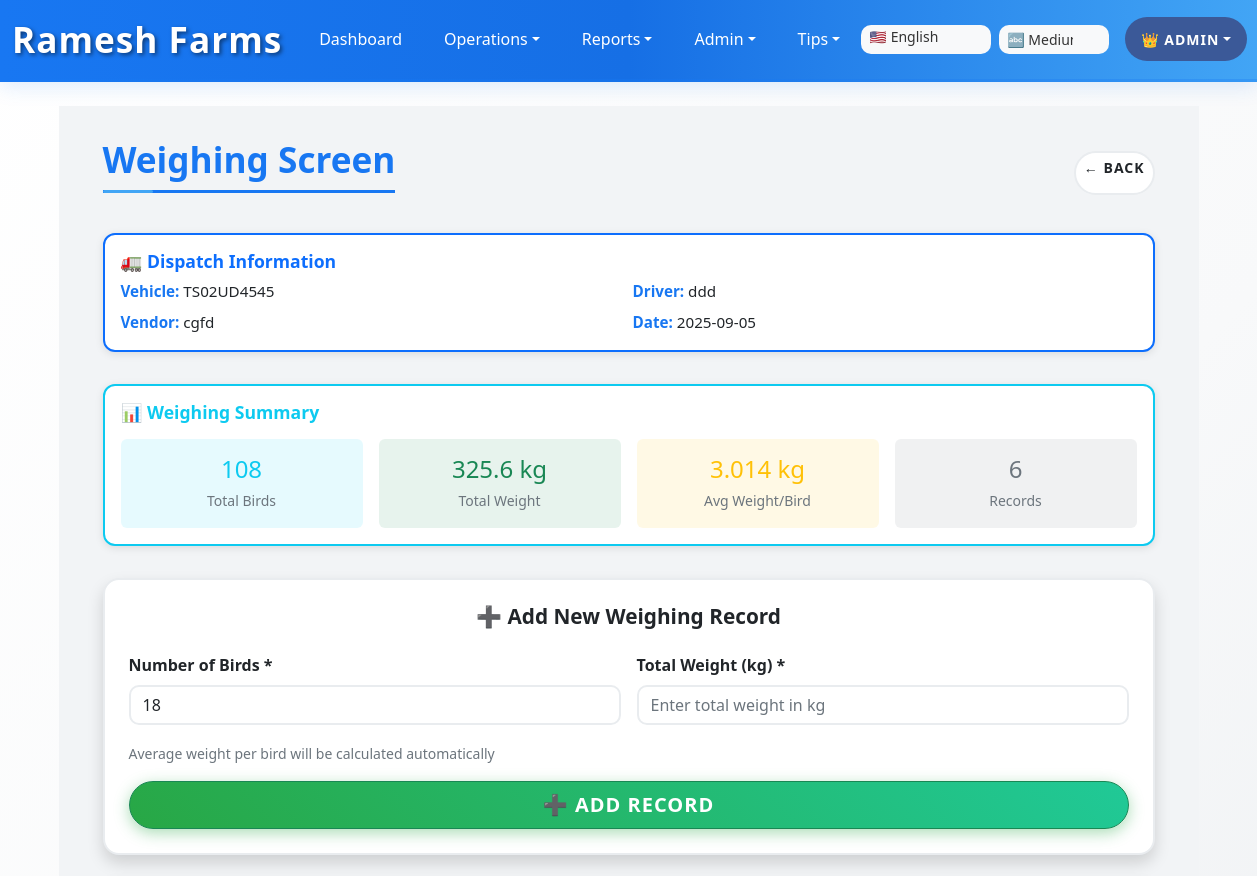
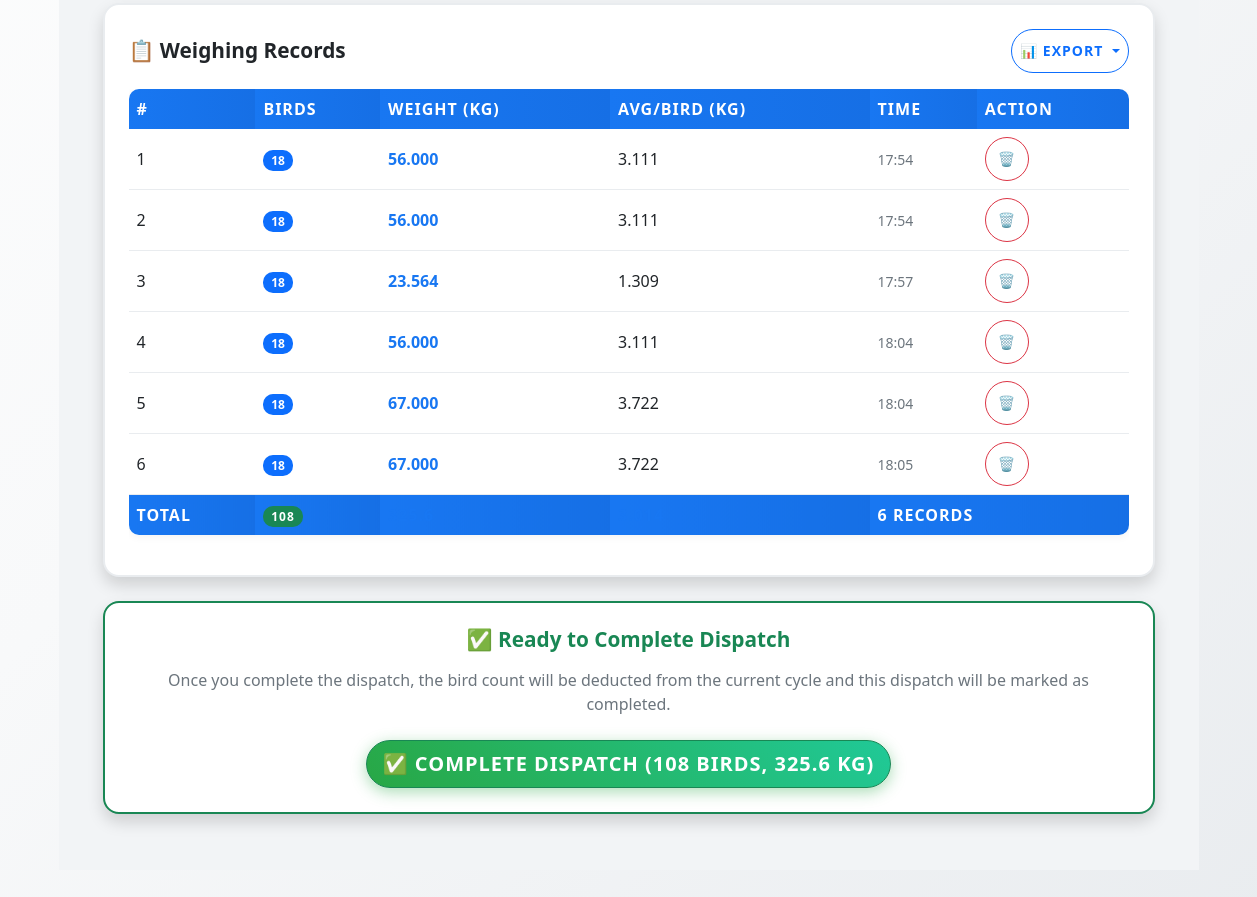
/weighing_screen/2 (signed in), run on the app's committed database (2 pictures, top to bottom).
### app.py (models this page shows)
class BirdDispatch(db.Model):
    id = db.Column(db.Integer, primary_key=True)
    cycle_id = db.Column(db.Integer, nullable=False)
    vehicle_no = db.Column(db.String(50), nullable=False)
    driver_name = db.Column(db.String(120), nullable=False)
    dispatch_date = db.Column(db.String(20), nullable=False)
    dispatch_time = db.Column(db.String(20), nullable=False)
    vendor_name = db.Column(db.String(120))
    total_birds = db.Column(db.Integer, default=0)
    total_weight = db.Column(db.Float, default=0.0)  # kg
    avg_weight_per_bird = db.Column(db.Float, default=0.0)  # kg
    notes = db.Column(db.String(500))
    status = db.Column(db.String(20), default='active')  # 'active', 'completed'
    dispatch_ext1 = db.Column(db.String(500), nullable=True)  # For bird dispatch screen extensions
    dispatch_ext2 = db.Column(db.String(500), nullable=True)
    dispatch_ext3 = db.Column(db.Float, nullable=True)
    dispatch_ext4 = db.Column(db.Float, nullable=True)

class WeighingRecord(db.Model):
    id = db.Column(db.Integer, primary_key=True)
    dispatch_id = db.Column(db.Integer, nullable=False)
    serial_no = db.Column(db.Integer, nullable=False)
    no_of_birds = db.Column(db.Integer, nullable=False)
    weight = db.Column(db.Float, nullable=False)  # kg
    avg_weight_per_bird = db.Column(db.Float, default=0.0)  # kg
    timestamp = db.Column(db.String(20), nullable=False)
    weighing_ext1 = db.Column(db.String(500), nullable=True)  # For weighing screen extensions
    weighing_ext2 = db.Column(db.String(500), nullable=True)
    weighing_ext3 = db.Column(db.Float, nullable=True)
    weighing_ext4 = db.Column(db.Float, nullable=True)

### app.py (the view)
@app.route('/weighing_screen/<int:dispatch_id>')
@login_required
def weighing_screen(dispatch_id):
    dispatch = BirdDispatch.query.get_or_404(dispatch_id)
    cycle = get_active_cycle()
    if not cycle or dispatch.cycle_id != cycle.id:
        flash('Invalid dispatch record!', 'error')
        return redirect(url_for('bird_dispatch'))
    weighing_records = WeighingRecord.query.filter_by(dispatch_id=dispatch_id).order_by(WeighingRecord.serial_no).all()
    total_birds = sum(record.no_of_birds for record in weighing_records)
    total_weight = sum(record.weight for record in weighing_records)
    avg_weight_per_bird = round(total_weight / total_birds, 3) if total_birds > 0 else 0
    return render_template('weighing_screen.html',
                         dispatch=dispatch,
                         weighing_records=weighing_records,
                         total_birds=total_birds,
                         total_weight=total_weight,
                         avg_weight_per_bird=avg_weight_per_bird)

### app.py (called while the page is built)
def login_required(f):
    @wraps(f)
    def decorated_function(*args, **kwargs):
        if 'user_id' not in session:
            return redirect(url_for('login'))
        return f(*args, **kwargs)
    return decorated_function

def get_active_cycle():
    return Cycle.query.filter_by(status='active').order_by(Cycle.id.desc()).first()

### templates/weighing_screen.html (shortened to what this page needs)
{% extends "base.html" %}
{% block content %}
<div class="mobile-container">
  <div class="d-flex justify-content-between align-items-center mb-4">
    <h2 class="mobile-header text-center mb-mobile-3" data-i18n="weighing_screen_title">
    </h2>
    <a href="{{ url_for('bird_dispatch') }}" class="btn btn-outline-secondary btn-sm" data-i18n="back_to_dispatch">
      ← Back
    </a>
  </div>
  <div class="mobile-section">
    <div class="mobile-card card border-primary">
      <div class="card-body p-mobile-2">
        <h6 class="mobile-header text-primary mb-2">🚛 Dispatch Information</h6>
        <div class="mobile-content">
          <div class="row g-2">
            <div class="col-6">
              <strong>Vehicle:</strong> {{ dispatch.vehicle_no }}
            </div>
            <div class="col-6">
              <strong>Driver:</strong> {{ dispatch.driver_name }}
            </div>
            <div class="col-6">
              <strong>Vendor:</strong> {{ dispatch.vendor_name or 'N/A' }}
            </div>
            <div class="col-6">
              <strong>Date:</strong> {{ dispatch.dispatch_date }}
            </div>
          </div>
        </div>
      </div>
    </div>
  </div>
  <div class="mobile-section">
    <div class="mobile-card card border-info">
      <div class="card-body p-mobile-2">
        <h6 class="mobile-header text-info mb-3">📊 Weighing Summary</h6>
        <div class="row g-3 text-center">
          <div class="col-6 col-md-3">
            <div class="p-3 bg-info bg-opacity-10 rounded">
              <div class="h4 mb-1 text-info">{{ total_birds }}</div>
              <small class="text-muted" data-i18n="total_birds">Total Birds</small>
            </div>
          </div>
          <div class="col-6 col-md-3">
            <div class="p-3 bg-success bg-opacity-10 rounded">
              <div class="h4 mb-1 text-success">{{ "%.1f"|format(total_weight) }} kg</div>
              <small class="text-muted" data-i18n="total_weight">Total Weight</small>
            </div>
          </div>
          <div class="col-6 col-md-3">
            <div class="p-3 bg-warning bg-opacity-10 rounded">
              <div class="h4 mb-1 text-warning">{{ "%.3f"|format(avg_weight_per_bird) }} kg</div>
              <small class="text-muted" data-i18n="avg_weight_per_bird">Avg Weight/Bird</small>
            </div>
          </div>
          <div class="col-6 col-md-3">
            <div class="p-3 bg-secondary bg-opacity-10 rounded">
              <div class="h4 mb-1 text-secondary">{{ weighing_records|length }}</div>
              <small class="text-muted" data-i18n="weighing_records">Records</small>
            </div>
          </div>
        </div>
      </div>
    </div>
  </div>
  {% if dispatch.status == 'active' %}
  <div class="card p-3 p-md-4 shadow rounded-4 mb-4">
    <h5 class="card-title text-center mb-4">➕ Add New Weighing Record</h5>
    <form method="POST" action="{{ url_for('add_weighing_record', dispatch_id=dispatch.id) }}" class="row g-3" id="weighingForm">
      <div class="col-md-6">
        <label for="no_of_birds" class="form-label">
          Number of Birds *
        </label>
        <input type="number" class="form-control" id="no_of_birds" name="no_of_birds"
               min="1" placeholder="Enter number of birds"
               value="{{ weighing_records[-1].no_of_birds if weighing_records else '' }}" required autofocus>
      </div>
      <div class="col-md-6">
        <label for="weight" class="form-label">
          Total Weight (kg) *
        </label>
        <input type="number" class="form-control" id="weight" name="weight"
               step="0.001" min="0.001" max="9999.999"
               placeholder="Enter total weight in kg" required>
      </div>
      <div class="col-12">
        <small class="text-muted" id="avg_preview">Average weight per bird will be calculated automatically</small>
      </div>
      <div class="col-12">
        <button type="submit" class="btn btn-success btn-lg w-100">
          ➕ Add Record
        </button>
      </div>
    </form>
  </div>
  {% endif %}
  {% if weighing_records %}
  <div class="card p-3 p-md-4 shadow rounded-4 mb-4">
    <div class="d-flex justify-content-between align-items-center mb-3">
      <h5 class="card-title mb-0">📋 Weighing Records</h5>
      <div class="btn-group btn-group-sm">
        <button type="button" class="btn btn-outline-primary dropdown-toggle" data-bs-toggle="dropdown">
          📊 Export
        </button>
      </div>
    </div>
    <div class="table-responsive d-none d-md-block">
      <table class="table table-hover">
        <thead class="table-light">
          <tr>
            <th>#</th>
            <th>Birds</th>
            <th>Weight (kg)</th>
            <th>Avg/Bird (kg)</th>
            <th>Time</th>
            {% if session.role == 'admin' and dispatch.status == 'active' %}
            <th>Action</th>
            {% endif %}
          </tr>
        </thead>
        <tbody>
          {% for record in weighing_records %}
          <tr>
            <td>{{ record.serial_no }}</td>
            <td><span class="badge bg-primary">{{ record.no_of_birds }}</span></td>
            <td><strong>{{ "%.3f"|format(record.weight) }}</strong></td>
            <td>{{ "%.3f"|format(record.avg_weight_per_bird) }}</td>
            <td><small class="text-muted timestamp-display" data-timestamp="{{ record.timestamp }}"></small></td>
            {% if session.role == 'admin' and dispatch.status == 'active' %}
            <td>
              <form method="POST" action="{{ url_for('delete_weighing_record', record_id=record.id) }}"
                    style="display: inline-block;"
                    onsubmit="return confirm('Are you sure you want to delete this record?')">
                <button type="submit" class="btn btn-sm btn-outline-danger">🗑️</button>
              </form>
            </td>
            {% endif %}
          </tr>
          {% endfor %}
        </tbody>
        <tfoot class="table-info">
          <tr>
            <th>Total</th>
            <th><span class="badge bg-success">{{ total_birds }}</span></th>
            <th><strong>{{ "%.1f"|format(total_weight) }}</strong></th>
            <th><strong>{{ "%.3f"|format(avg_weight_per_bird) }}</strong></th>
            <th colspan="{{ '2' if session.role == 'admin' and dispatch.status == 'active' else '1' }}">{{ weighing_records|length }} records</th>
          </tr>
        </tfoot>
      </table>
    </div>
  </div>
  {% endif %}
  {% if dispatch.status == 'active' and weighing_records %}
  <div class="card p-3 p-md-4 shadow rounded-4 mb-4 border-success">
    <div class="text-center">
      <h5 class="text-success mb-3">✅ Ready to Complete Dispatch</h5>
      <p class="text-muted mb-4">
        Once you complete the dispatch, the bird count will be deducted from the current cycle
        and this dispatch will be marked as completed.
      </p>
      <form method="POST" action="{{ url_for('complete_dispatch', dispatch_id=dispatch.id) }}"
            onsubmit="return confirm('Are you sure you want to complete this dispatch? This action cannot be undone.')">
        <button type="submit" class="btn btn-success btn-lg">
          ✅ Complete Dispatch ({{ total_birds }} birds, {{ "%.1f"|format(total_weight) }} kg)
        </button>
      </form>
    </div>
  </div>
  {% endif %}
</div>
{% endblock %}

### static/style.css (style rules this page uses)
:root { --fb-blue: #1877f2; --fb-blue-dark: #166fe5; --fb-blue-light: #42a5f5; --fb-light-bg: #f8f9fa; --fb-white: #ffffff; --fb-light-gray: #e9ecef; --fb-text-dark: #212529; --fb-text-muted: #6c757d; --fb-glow: rgba(24, 119, 242, 0.3); --fb-shadow: rgba(24, 119, 242, 0.15); }
body.font-size-medium { font-size: 1rem !important; }
body.font-size-medium h2 { font-size: 2.2rem !important; }
body.font-size-medium h5 { font-size: 1.3rem !important; }
body.font-size-medium h6 { font-size: 1.1rem !important; }
* { box-sizing: border-box; }
body { padding-bottom: 60px; background: linear-gradient(135deg, var(--fb-white) 0%, var(--fb-light-bg) 50%, var(--fb-light-gray) 100%); min-height: 100vh; color: var(--fb-text-dark); font-family: 'Segoe UI', Tahoma, Geneva, Verdana, sans-serif; }
body.lang-en { font-family: 'Segoe UI', Tahoma, Geneva, Verdana, sans-serif; }
.card { border-radius: 15px; background: var(--fb-white); border: 2px solid var(--fb-light-gray); box-shadow: 0 8px 32px rgba(24,119,242,0.1), 0 2px 8px rgba(0,0,0,0.05); transition: all 0.3s ease; position: relative; overflow: hidden; }
.card::before { content: ''; position: absolute; top: 0; left: -100%; width: 100%; height: 100%; background: linear-gradient(90deg, transparent, rgba(24,119,242,0.05), transparent); transition: left 0.5s; }
.card-body, .card .p-3 { position: relative; z-index: 1; }
.card-title { color: var(--fb-text-dark); }
.form-control, .form-select { background: var(--fb-white); border: 2px solid var(--fb-light-gray); border-radius: 10px; color: var(--fb-text-dark); transition: all 0.3s ease; }
.form-control::placeholder { color: var(--fb-text-muted); }
.form-label { color: var(--fb-text-dark); font-weight: 600; margin-bottom: 8px; }
.btn { border-radius: 25px; font-weight: 600; text-transform: uppercase; letter-spacing: 1px; transition: all 0.3s ease; position: relative; overflow: hidden; }
.btn-success { background: linear-gradient(45deg, #28a745, #20c997); box-shadow: 0 4px 15px rgba(40,167,69,0.4); }
.btn-outline-secondary { border: 2px solid var(--fb-light-gray); color: var(--fb-text-dark); background: var(--fb-white); }
.table { color: var(--fb-text-dark); background: var(--fb-white); border-radius: 10px; overflow: hidden; box-shadow: 0 2px 8px rgba(0,0,0,0.05); }
.table th { background: linear-gradient(90deg, var(--fb-blue), var(--fb-blue-dark)); color: #ffffff; border: none; font-weight: 600; text-transform: uppercase; letter-spacing: 1px; }
.table td { border-color: var(--fb-light-gray); vertical-align: middle; }
h1, h2, h3, h4, h5, h6 { color: var(--fb-text-dark); font-weight: 700; }
h2 { border-bottom: 3px solid var(--fb-blue); padding-bottom: 10px; margin-bottom: 25px; position: relative; font-size: 1.5rem; }
h2::after { content: ''; position: absolute; bottom: -3px; left: 0; width: 50px; height: 3px; background: var(--fb-blue-light); border-radius: 2px; }
@media (min-width: 576px) { h2 { font-size: 1.75rem; } }
@media (min-width: 768px) { h2 { font-size: 2rem; } }
@media (min-width: 992px) { h2 { font-size: 2.25rem; } }
strong { color: var(--fb-blue); }
.text-muted { color: var(--fb-text-muted) !important; }
.btn { min-height: 44px; min-width: 44px; }
.badge { font-size: 0.75em; font-weight: 600; padding: 0.35em 0.65em; border-radius: 10px; }
.mobile-container { padding: 0.75rem; }
@media (min-width: 576px) { .mobile-container { padding: 1rem; } }
@media (min-width: 768px) { .mobile-container { padding: 1.5rem; } }
@media (min-width: 992px) { .mobile-container { padding: 2rem; } }
.mobile-card { border-radius: 12px; box-shadow: 0 2px 8px rgba(0,0,0,0.1); margin-bottom: 1rem; }
.mobile-section { margin-bottom: 2rem; }
.mobile-header { font-size: 1.25rem; font-weight: 600; margin-bottom: 1rem; color: var(--fb-blue); }
.mobile-content { font-size: 0.95rem; line-height: 1.5; }

### data on the page
BirdDispatch: vehicle_no "TS02UD4545", driver_name "ddd", vendor_name "cgfd", dispatch_date "2025-09-05"
WeighingRecord: no_of_birds "18", serial_no "6", weight "67.000", avg_weight_per_bird "3.722"
WeighingRecord: serial_no "1", no_of_birds "18", weight "56.000", avg_weight_per_bird "3.111"
WeighingRecord: serial_no "2", no_of_birds "18", weight "56.000", avg_weight_per_bird "3.111"
WeighingRecord: serial_no "3", no_of_birds "18", weight "23.564", avg_weight_per_bird "1.309"
WeighingRecord: serial_no "4", no_of_birds "18", weight "56.000", avg_weight_per_bird "3.111"
WeighingRecord: serial_no "5", no_of_birds "18", weight "67.000", avg_weight_per_bird "3.722"

### other printed values
{{ session.username }} "ADMIN"
{{ total_birds }} "108"
{{ "%.1f"|format(total_weight) }} "325.6"
{{ "%.3f"|format(avg_weight_per_bird) }} "3.014"
{{ weighing_records|length }} "6"
